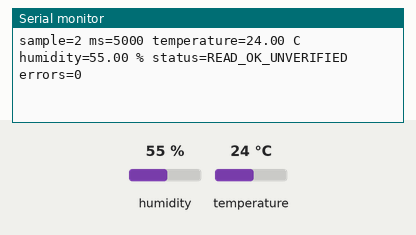
Simulated run of this sketch. Board: ESP32. Shown: the last lines printed to the serial monitor. Inputs (shaded band) come from the test bench; at power-on: humidity 55 %, temperature 24 °C.

Above: at 5.8 s.
5.9 s: humidity set to 22 %
At 8.3 s:
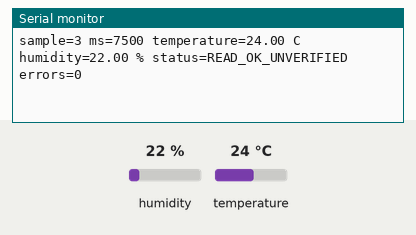
9.6 s: temperature set to 12 °C
At 11.4 s:
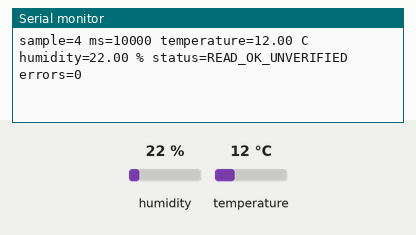
13.3 s: humidity set to 40 %
At 16.4 s:
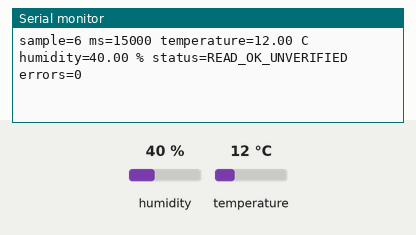
Timing chart, 0 to 17.9 s (numbered marks = the images above; inputs shaded):
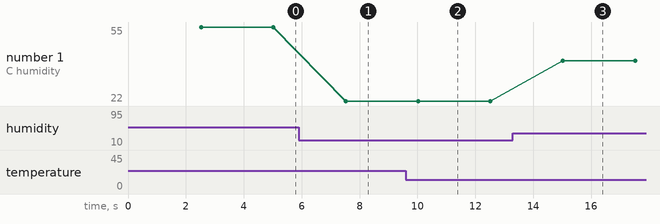

Measured:
- after the input at 5.9 s, the serial monitor: prints a new line after 1.6 s (image 1)
- after the input at 9.6 s, the serial monitor: prints a new line after 0.42 s (image 2)
- after the input at 13.3 s, the serial monitor: prints a new line after 1.7 s (image 3)
- plotted number 1: 55 → 22 after the input at 5.9 s, 22 → 40 after the input at 13.3 s

The sketch:

dht11_diagnostic.ino
```cpp
// Standalone diagnostic: no Wi-Fi, MQTT, LED or PIR access. Upload replaces running sketch.
#include <Arduino.h>
#include <DHT.h>
constexpr uint8_t DHT_PIN = 4;
DHT dht(DHT_PIN, DHT11); // Do not change until the physical part is identified.
unsigned long lastReadAt = 0;
uint32_t samples = 0, failures = 0;
void setup() {
  Serial.begin(115200);
  dht.begin();
  lastReadAt = millis();
  Serial.println("DHT11 diagnostic GPIO4 / 2500ms. Physical accuracy UNVERIFIED.");
}
void loop() {
  const unsigned long now = millis();
  if (now - lastReadAt < 2500UL) { yield(); return; }
  lastReadAt = now; samples++;
  const float humidity = dht.readHumidity();
  const float temperature = dht.readTemperature(false);
  if (!isfinite(temperature) || !isfinite(humidity)) {
    failures++;
    Serial.printf("sample=%lu ms=%lu temperature=null humidity=null status=READ_ERROR errors=%lu\n",
      static_cast<unsigned long>(samples), now, static_cast<unsigned long>(failures));
  } else {
    Serial.printf("sample=%lu ms=%lu temperature=%.2f C humidity=%.2f %% status=READ_OK_UNVERIFIED errors=%lu\n",
      static_cast<unsigned long>(samples), now, temperature, humidity, static_cast<unsigned long>(failures));
  }
}
```
